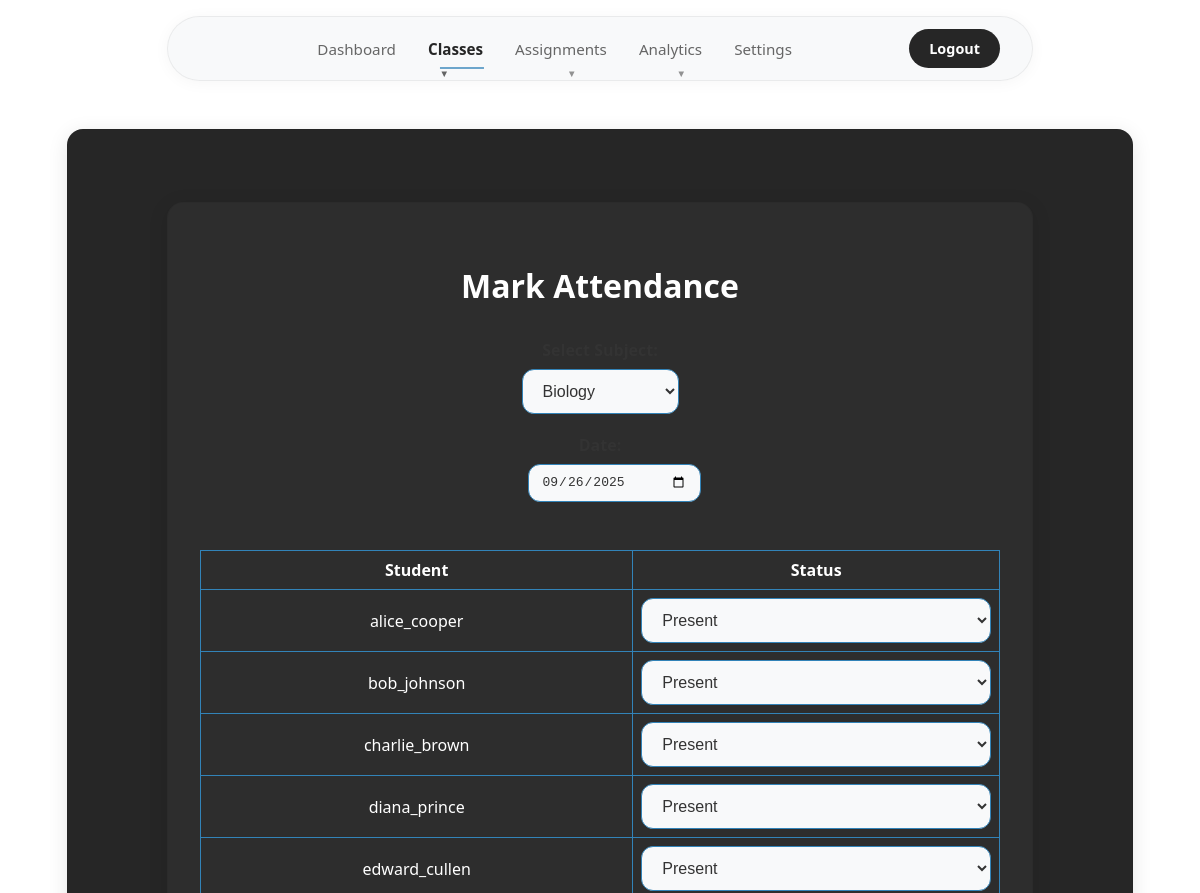
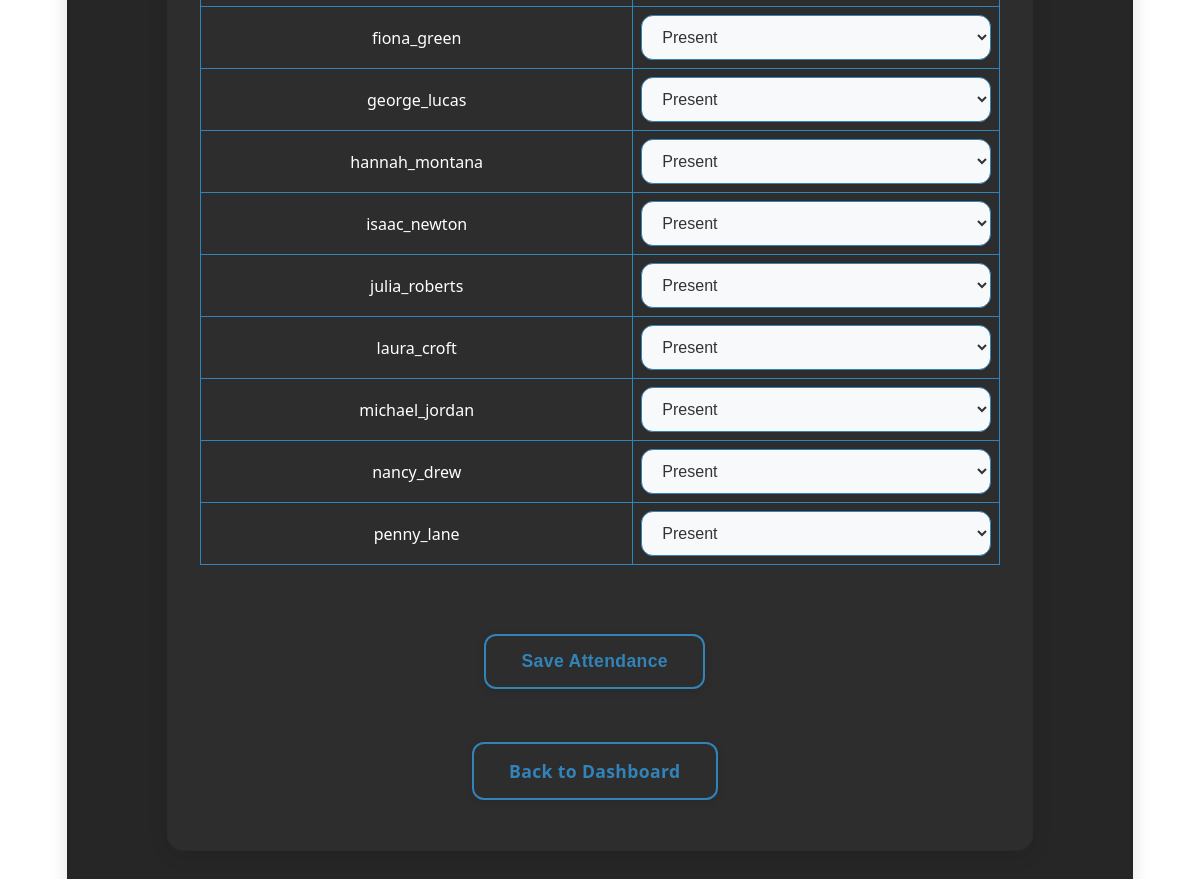
Screenshot of /mark_attendance?subject_id=1 (signed in) with the database file from the repository (2 pictures, top to bottom).
### tables this page shows
CREATE TABLE users (
    id INTEGER PRIMARY KEY,
    username TEXT UNIQUE,
    password TEXT,
    role TEXT
, email TEXT, phone TEXT, full_name TEXT);

### app.py (the view, shortened to what this page needs)
@app.route('/mark_attendance', methods=['GET','POST'])
def mark_attendance():
    if not is_teacher():
        return redirect(url_for('login'))
    user_id = session['user_id']
    conn = get_db()
    cur = conn.cursor()
    cur.execute('''CREATE TABLE IF NOT EXISTS attendance (
                        id INTEGER PRIMARY KEY,
                        user_id INTEGER,
                        subject_id INTEGER,
                        date TEXT,
                        present INTEGER
                   )''')
    conn.commit()
    cur.execute('''SELECT id, name FROM subjects WHERE teacher_id = ?''', (user_id,))
    subjects = cur.fetchall()
    today = datetime.now().date().isoformat()
    attendance_data = []
    selected_date = request.args.get('date', today)
    selected_subject = request.args.get('subject_id')
    if selected_subject:
        cur.execute('''
            SELECT
                users.id AS student_id,
                users.username,
                attendance.present,
                attendance.id AS attendance_id
            FROM users
            JOIN enrollments ON users.id = enrollments.user_id
            LEFT JOIN attendance ON (
                attendance.user_id = users.id
                AND attendance.subject_id = ?
                AND attendance.date = ?
            )
            WHERE enrollments.subject_id = ? AND users.role = 'student'
            ORDER BY users.username
        ''', (selected_subject, selected_date, selected_subject))
        attendance_data = cur.fetchall()
    return render_template('mark_attendance.html',
                         subjects=subjects,
                         selected_subject=selected_subject,
                         selected_date=selected_date,
                         attendance_data=attendance_data)

### app.py (called while the page is built)
def is_teacher():
    return session.get('role') == 'teacher'

### templates/mark_attendance.html (shortened to what this page needs)
<!DOCTYPE html>
<html>
<head>
    <link rel="stylesheet" href="/static/styles.css">
</head>
<body>
            <div class="navbar">
        <div class="navbar-container">
            <div class="navbar-links">
                <a href="/teacher_dashboard" class="nav-link">Dashboard</a>
                <div class="dropdown">
                    <a href="#" class="nav-link dropdown-trigger active">Classes</a>
                </div>
                <div class="dropdown">
                    <a href="#" class="nav-link dropdown-trigger">Assignments</a>
                </div>
                <div class="dropdown">
                    <a href="#" class="nav-link dropdown-trigger">Analytics</a>
                </div>
                <a href="/teacher_settings" class="nav-link">Settings</a>
            </div>
            <div class="navbar-actions">
                <a href="/logout" class="nav-btn">Logout</a>
            </div>
        </div>
    </div>
    <div class="container">
        <div class="dashboard-container card-3d">
            <h1>Mark Attendance</h1>
            <form method="GET" class="form-stack" style="max-width: 400px; margin: 0 auto 2em auto; text-align: center;">
                <div>
                    <label for="subject_id">Select Subject:</label>
                    <select name="subject_id" id="subject_id" onchange="this.form.submit()" required>
                        {% for subject in subjects %}
                        <option value="{{ subject['id'] }}" {% if selected_subject == subject['id']|string %}selected{% endif %}>
                            {{ subject['name'] }}
                        </option>
                        {% endfor %}
                    </select>
                </div>
                <div>
                    <label for="date">Date:</label>
                    <input type="date" name="date" id="date" value="{{ selected_date }}" onchange="this.form.submit()" required>
                </div>
            </form>
            {% if attendance_data %}
            <form method="POST" class="form-stack">
                <div class="table-wrapper">
                    <table>
                        <thead>
                            <tr>
                                <th>Student</th>
                                <th>Status</th>
                            </tr>
                        </thead>
                        <tbody>
                            {% for student in attendance_data %}
                            <tr>
                                <td>{{ student['username'] }}</td>
                                <td>
                                    <select name="student_{{ student['student_id'] }}" required>
                                        <option value="present" {% if student['present'] == 1 %}selected{% endif %}>Present</option>
                                    </select>
                                </td>
                            </tr>
                            {% endfor %}
                        </tbody>
                    </table>
                </div>
                <button type="submit" class="btn-3d">Save Attendance</button>
            </form>
            {% elif selected_subject %}
            <p>No students enrolled in this subject.</p>
            {% endif %}
            <div class="action-buttons">
                <a href="/teacher_dashboard" class="btn-3d">Back to Dashboard</a>
            </div>
        </div>
    </div>
</body>
</html>

### static/styles.css (style rules this page uses)
body { background: #ffffff; font-family: 'Segoe UI', 'Arial', sans-serif; color: #262626; margin: 0; padding: 0; min-height: 100vh; }
.navbar { background: transparent; backdrop-filter: none; -webkit-backdrop-filter: none; box-shadow: none; padding: 1rem 0; position: sticky; top: 0; left: 0; right: 0; z-index: 1000; margin-bottom: 0; border: none; width: 100%; }
.navbar-container { max-width: 800px; margin: 0 auto; display: flex; justify-content: space-between; align-items: center; padding: 0.75rem 2rem; height: auto; background: rgba(248, 249, 250, 0.9); backdrop-filter: blur(10px); -webkit-backdrop-filter: blur(10px); border-radius: 50px; border: 1px solid rgba(0, 0, 0, 0.06); box-shadow: 0 2px 16px rgba(0, 0, 0, 0.04); }
.navbar-actions { display: flex; align-items: center; gap: 1rem; }
.navbar-links { display: flex; gap: 2rem; align-items: center; justify-content: center; flex: 1; margin: 0; }
.nav-link { color: #666666; text-decoration: none; font-weight: 500; padding: 0.5rem 0; border-radius: 0; transition: all 0.2s ease; position: relative; font-size: 0.95rem; white-space: nowrap; border: none; background: transparent; }
.nav-link.active { color: #262626; background: transparent; box-shadow: none; border: none; transform: none; font-weight: 600; }
.nav-btn { background: #262626; color: #ffffff; text-decoration: none; font-weight: 600; padding: 0.625rem 1.25rem; border-radius: 25px; transition: all 0.2s ease; font-size: 0.9rem; white-space: nowrap; border: none; }
.nav-link.active::after { width: 80%; }
.nav-link::after { content: ''; position: absolute; bottom: -2px; left: 50%; width: 0; height: 2px; background: #3283b8; transition: all 0.3s ease; transform: translateX(-50%); }
.dropdown { position: relative; display: inline-block; }
.nav-link.dropdown-trigger::after { content: '▼'; font-size: 0.6rem; margin-left: 0.375rem; opacity: 0.7; transition: transform 0.2s ease; }
.dashboard-container { padding: 2.5em 2em; background: #262626; border-radius: 16px; max-width: 1200px; box-shadow: 0 4px 20px rgba(0, 0, 0, 0.1); width: 90%; margin: 2em auto; display: flex; flex-direction: column; align-items: center; border: 1px solid rgba(0, 0, 0, 0.05); }
.container { padding: 2.5em 2em; background: #262626; border-radius: 16px; max-width: 1000px; box-shadow: 0 4px 20px rgba(0, 0, 0, 0.1); width: 90%; margin: 2em auto; display: flex; flex-direction: column; align-items: center; border: 1px solid rgba(0, 0, 0, 0.05); }
.card-3d { background: #2d2d2d; border-radius: 16px; box-shadow: 0 4px 20px rgba(0, 0, 0, 0.1); width: 80%; border: 1px solid rgba(0, 0, 0, 0.05); }
h1, h2, h3 { color: #ffffff;; text-align: center; margin-bottom: 1em; text-decoration: none; }
.form-stack { display: flex; flex-direction: column; gap: 1.2em; width: 100%; align-items: center; }
input, select { padding: 0.75em 1em; border-radius: 12px; border: 1.5px solid hsl(204, 57%, 46%); font-size: 1em; background: #f8f9fa; color: #333333; transition: border 0.2s; outline: none; margin-bottom: 0.5em; width: 100%; max-width: 350px; text-decoration: none; }
.btn-3d { background: #2d2d2d; color: hsl(204, 57%, 46%); border: 2px solid hsl(204, 57%, 46%); border-radius: 12px; padding: 0.85em 2em; font-size: 1.1em; font-weight: 600; box-shadow: 0 2px 10px rgba(0, 0, 0, 0.1); transition: transform 0.12s, box-shadow 0.12s; cursor: pointer; letter-spacing: 0.02em; margin: 0.6em 0.6em 0.6em 0; display: inline-block; text-align: center; text-decoration: none; }
.action-buttons { margin-top: 2em; text-align: center; }
.table-wrapper { width: 100%; max-width: 900px; overflow-x: auto; margin: 0 auto; }
table { width: 100%; max-width: 900px; border-collapse: collapse; margin: 1em auto 2em; }
th, td { padding: 8px; border: 1px solid #3283b8; text-align: center; text-decoration: none; color:#ffffff; }
.form-stack label { text-align: center; width: 100%; display: block; margin-bottom: 0.5em; color: #333333; font-weight: 600; }
.form-stack input, .form-stack select { margin: 0 auto; display: block; width: 100%; max-width: 350px; }
.form-stack button { align-self: center; margin-top: 1em; }
.dashboard-container { max-width: 1200px; margin: 2em auto; padding: 2.5em 2em; }

### rows the page displays
users: username "alice_cooper", id "Present"
users: username "bob_johnson", id "Present"
users: username "charlie_brown", id "Present"
users: username "diana_prince", id "Present"
users: username "edward_cullen", id "Present"
users: username "fiona_green", id "Present"
users: username "george_lucas", id "Present"
users: username "hannah_montana", id "Present"
users: username "isaac_newton", id "Present"
users: username "julia_roberts", id "Present"
users: username "laura_croft", id "Present"
users: username "michael_jordan", id "Present"
users: username "nancy_drew", id "Present"
users: username "penny_lane", id "Present"

### other values shown
form field subject_id "Biology"
